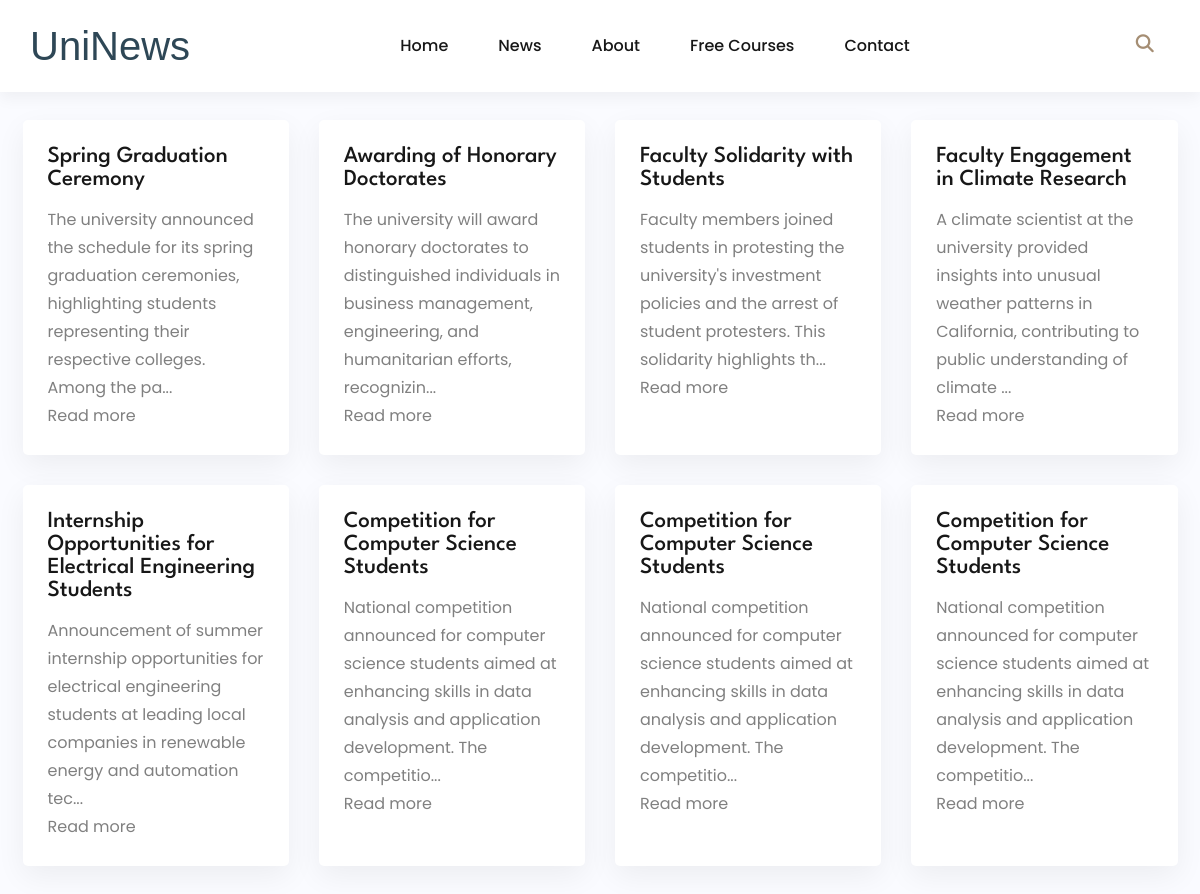
Page /news.php on the committed database.
### tables this page shows
CREATE TABLE `news` (
  `id` int(11) NOT NULL,
  `titlen` longtext NOT NULL,
  `content` longtext NOT NULL
);

### news.php (the view, shortened to what this page needs)
<?php
include('config.php');
$sql1 = "SELECT * FROM news";
$result1 = $con->query($sql1);
?>
<!DOCTYPE html>
<html lang="en">
<head>
    <link rel="stylesheet" href="assets/css/style.css">
</head>
<body><?php
  include('header1.php');?>
  <section class="section News" id="news" aria-label="news">
      <div class="container">
   <ul class="grid-list">
                <?php
                if ($result1->num_rows > 0) {
                    while($row = $result1->fetch_assoc()) {
                ?>
                <li>
                    <div class="chapter-card">
                        <a href="full_news.php?id=<?php echo $row['id'];?>"> <h3 class="h3 card-title"><?php echo $row["titlen"]; ?></a></h3>
                        <p class="card-text"><?php $content_perview = substr($row["content"], 0, 150); echo $content_perview ."..."; ?></p>
                        <a href="full_news.php?id=<?php echo $row['id'];?>" class="btn-link">
                            <span class="span">Read more</span>
                        </a>
                    </div>
                </li>
                <?php
                    }
                } else {
                    echo "No record found";
                }
                ?>
            </ul>
            </section>
</body>
</html>

### assets/css/style.css (style rules this page uses)
:root { --selective-yellow: hsl(42, 94%, 55%); --eerie-black-1: hsl(0, 0%, 9%); --eerie-black-2: hsl(180, 3%, 7%); --quick-silver: hsl(0, 0%, 65%); --radical-red: hsl(351, 83%, 61%); --light-gray: hsl(0, 0%, 80%); --isabelline: hsl(36, 33%, 94%); --gray-x-11: hsl(0, 0%, 73%); --kappel_15: hsla(170, 75%, 41%, 0.15); --platinum: hsl(0, 0%, 90%); --gray-web: hsl(0, 0%, 50%); --black_80: hsla(0, 0%, 0%, 0.8); --white_50: hsla(0, 0%, 100%, 0.5); --black_50: hsla(0, 0%, 0%, 0.5); --black_30: hsla(0, 0%, 0%, 0.3); --kappel: #213a5c; --white: hsl(0, 0%, 100%); --charcoal: hsl(203, 30%, 26%); --first-color: hsl(222, 80%, 58%); --dark-color: hsl(222, 24%, 8%); --title-color: hsl(222, 8%, 8%); --text-color-light: hsl(222, 8%, 65%); --white-color: #fff; --body-color: hsl(222, 100%, 99%); --body-font: "Poppins", sans-serif; --small-font-size: 0.70rem; --gradient: linear-gradient(-90deg,hsl(151, 58%, 46%) 0%,hsl(170, 75%, 41%) 100%); --small-font-size: .875rem; --ff-league_spartan: 'League Spartan', sans-serif; --ff-poppins: 'Poppins', sans-serif; --fs-1: 4.2rem; --fs-2: 3.2rem; --fs-3: 2.3rem; --fs-4: 1.8rem; --fs-5: 1.5rem; --fs-6: 1.4rem; --fs-7: 1.3rem; --fw-500: 500; --fw-600: 600; --section-padding: 75px; --shadow-1: 0 6px 15px 0 hsla(0, 0%, 0%, 0.05); --shadow-2: 0 10px 30px hsla(0, 0%, 0%, 0.06); --shadow-3: 0 10px 50px 0 hsla(220, 53%, 22%, 0.1); --radius-pill: 500px; --radius-circle: 50%; --radius-3: 3px; --radius-5: 5px; --radius-10: 10px; --transition-1: 0.25s ease; --transition-2: 0.5s ease; --cubic-in: cubic-bezier(0.51, 0.03, 0.64, 0.28); --cubic-out: cubic-bezier(0.33, 0.85, 0.4, 0.96); --ff-philosopher: 'Philosopher', sans-serif; }
*, *::before, *::after { margin: 0; padding: 0; box-sizing: border-box; }
li { list-style: none; }
a, img, span, data, input, button, ion-icon { display: block; }
a { color: inherit; text-decoration: none; }
html { font-family: var(--ff-poppins); font-size: 10px; scroll-behavior: smooth; }
body { background-color: var(--white); color: var(--gray-web); font-size: 1.6rem; line-height: 1.75; }
.container { padding-inline: 15px; }
.section { padding-block: var(--section-padding); }
.h1, .h2, .h3 { color: var(--eerie-black-1); font-family: var(--ff-league_spartan); line-height: 1; }
.h3 { font-size: var(--fs-3); font-weight: var(--fw-500); }
.grid-list { display: grid; gap: 30px; }
@media (min-width: 575px) { .container { max-width: 520px; width: 100%; margin-inline: auto; } }
@media (min-width: 575px) { .grid-list { grid-template-columns: 1fr 1fr; } }
@media (min-width: 768px) { :root { --fs-1: 4.6rem; --fs-2: 3.8rem; } }
@media (min-width: 768px) { .container { max-width: 720px; } }
@media (min-width: 992px) { :root { --fs-1: 5.5rem; --fs-2: 4.5rem; } }
@media (min-width: 992px) { .container { max-width: 960px; } }
@media (min-width: 992px) { .grid-list { grid-template-columns: repeat(4, 1fr); } }
@media (min-width: 1200px) { :root { --fs-1: 6.5rem; --section-padding: 120px; } }
@media (min-width: 1200px) { .container { max-width: 1185px; } }
.chapter-card { height: 100%; background-color: var(--white); padding: 25px; border-radius: var(--radius-5); box-shadow: var(--shadow-2); transition: var(--transition-2); }
.chapter-card .card-title { margin-block-end: 15px; }
* { box-sizing: border-box; padding: 0; margin: 0; }
body { background-color: var(--body-color); }

### header1.php (style rules this page uses)
body { padding: 0; margin: 0; height: 100vh; width: 100%; }

### rows in the picture
news: titlen "Spring Graduation Ceremony", content "The university announced the schedule for its spring graduation ceremonies, highlighting students representing their respective colleges. Among the pa"
news: titlen "Awarding of Honorary Doctorates", content "The university will award honorary doctorates to distinguished individuals in business management, engineering, and humanitarian efforts, recognizin"
news: titlen "Faculty Solidarity with Students", content "Faculty members joined students in protesting the university's investment policies and the arrest of student protesters. This solidarity highlights th"
news: titlen "Faculty Engagement in Climate Research", content "A climate scientist at the university provided insights into unusual weather patterns in California, contributing to public understanding of climate"
news: titlen "Internship Opportunities for Electrical Engineering Students", content "Announcement of summer internship opportunities for electrical engineering students at leading local companies in renewable energy and automation tec"
news: titlen "Competition for Computer Science Students", content "National competition announced for computer science students aimed at enhancing skills in data analysis and application development. The competitio"
news: titlen "Competition for Computer Science Students", content "National competition announced for computer science students aimed at enhancing skills in data analysis and application development. The competitio"
news: titlen "Competition for Computer Science Students", content "National competition announced for computer science students aimed at enhancing skills in data analysis and application development. The competitio"
